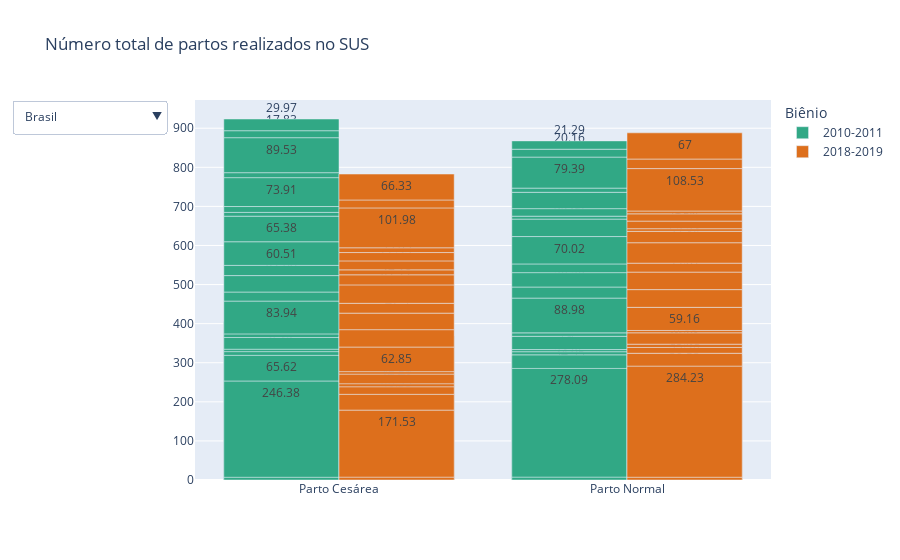

The notebook cell this image was saved under:
### Markdown cell above
### UF

### Code cell
df_critic_uf = critic(
  select_and_group(df_proc_bienio, df_locs, cols_critic, loc='nome_uf'),
  critic_level=2)
fig_critic_uf = fig_count_partos(df_critic_uf)
fig_critic_uf.show()

### Figure 1 — Plotly figure (JSON) as saved in the notebook; plotly's stock layout.template omitted (floating-point values rounded to 4 significant figures)
{"data": [{"marker": {"color": "#31A885"}, "name": "2010-2011", "text": [12.86, 10.17, 91.72, 57.36, 128.7, 85.47, 99.15, 110.0, 31.89, 34.95, 41.51, 19.89, null, null, 6.95, 7.31, 246.4, 278.1, 65.62, 34.81, 9.49, 8, 6.12, 5.5, 30, 33.94, 9.26, 8.79, 83.94, 88.98, 23.16, 28.28, 42.06, 36.84, 26.09, 22.27, 60.51, 70.02, 65.38, 44.64, 9.72, 7.49, 14.99, 19.31, 73.91, 41.82, 12.68, 10.66, 89.53, 79.39, 17.83, 20.16, 29.97, 21.29], "textposition": "auto", "type": "bar", "x": ["Parto Cesárea", "Parto Normal", "Parto Cesárea", "Parto Normal", "Parto Cesárea", "Parto Normal", "Parto Cesárea", "Parto Normal", "Parto Cesárea", "Parto Normal", "Parto Cesárea", "Parto Normal", "Parto Cesárea", "Parto Normal", "Parto Cesárea", "Parto Normal", "Parto Cesárea", "Parto Normal", "Parto Cesárea", "Parto Normal", "Parto Cesárea", "Parto Normal", "Parto Cesárea", "Parto Normal", "Parto Cesárea", "Parto Normal", "Parto Cesárea", "Parto Normal", "Parto Cesárea", "Parto Normal", "Parto Cesárea", "Parto Normal", "Parto Cesárea", "Parto Normal", "Parto Cesárea", "Parto Normal", "Parto Cesárea", "Parto Normal", "Parto Cesárea", "Parto Normal", "Parto Cesárea", "Parto Normal", "Parto Cesárea", "Parto Normal", "Parto Cesárea", "Parto Normal", "Parto Cesárea", "Parto Normal", "Parto Cesárea", "Parto Normal", "Parto Cesárea", "Parto Normal", "Parto Cesárea", "Parto Normal"], "y": [12.86, 10.17, 91.72, 57.36, 128.7, 85.47, 99.15, 110.0, 31.89, 34.95, 41.51, 19.89, null, null, 6.95, 7.31, 246.4, 278.1, 65.62, 34.81, 9.49, 8, 6.12, 5.5, 30, 33.94, 9.26, 8.79, 83.94, 88.98, 23.16, 28.28, 42.06, 36.84, 26.09, 22.27, 60.51, 70.02, 65.38, 44.64, 9.72, 7.49, 14.99, 19.31, 73.91, 41.82, 12.68, 10.66, 89.53, 79.39, 17.83, 20.16, 29.97, 21.29]}, {"marker": {"color": "#DD6F1C"}, "name": "2018-2019", "text": [10.25, 8.62, 51.8, 36.71, 158.5, 95.53, 78.53, 103.9, 33.84, 39.53, 35.23, 33.98, null, null, 7.27, 7.06, 171.5, 284.2, 40.35, 32.95, 19.51, 14.81, 7.72, 8.44, 24.43, 29.08, 6.51, 5.98, 62.85, 59.16, 44.44, 45.36, 42.3, 44.81, 25.16, 22.85, 47.12, 52.34, 25.78, 29.09, 12.68, 6.81, 22.93, 19.41, 21.37, 18.58, 12.16, 7.25, 102.0, 108.5, 20.35, 24.43, 66.33, 67], "textposition": "auto", "type": "bar", "x": ["Parto Cesárea", "Parto Normal", "Parto Cesárea", "Parto Normal", "Parto Cesárea", "Parto Normal", "Parto Cesárea", "Parto Normal", "Parto Cesárea", "Parto Normal", "Parto Cesárea", "Parto Normal", "Parto Cesárea", "Parto Normal", "Parto Cesárea", "Parto Normal", "Parto Cesárea", "Parto Normal", "Parto Cesárea", "Parto Normal", "Parto Cesárea", "Parto Normal", "Parto Cesárea", "Parto Normal", "Parto Cesárea", "Parto Normal", "Parto Cesárea", "Parto Normal", "Parto Cesárea", "Parto Normal", "Parto Cesárea", "Parto Normal", "Parto Cesárea", "Parto Normal", "Parto Cesárea", "Parto Normal", "Parto Cesárea", "Parto Normal", "Parto Cesárea", "Parto Normal", "Parto Cesárea", "Parto Normal", "Parto Cesárea", "Parto Normal", "Parto Cesárea", "Parto Normal", "Parto Cesárea", "Parto Normal", "Parto Cesárea", "Parto Normal", "Parto Cesárea", "Parto Normal", "Parto Cesárea", "Parto Normal"], "y": [10.25, 8.62, 51.8, 36.71, 158.5, 95.53, 78.53, 103.9, 33.84, 39.53, 35.23, 33.98, null, null, 7.27, 7.06, 171.5, 284.2, 40.35, 32.95, 19.51, 14.81, 7.72, 8.44, 24.43, 29.08, 6.51, 5.98, 62.85, 59.16, 44.44, 45.36, 42.3, 44.81, 25.16, 22.85, 47.12, 52.34, 25.78, 29.09, 12.68, 6.81, 22.93, 19.41, 21.37, 18.58, 12.16, 7.25, 102.0, 108.5, 20.35, 24.43, 66.33, 67]}], "layout": {"legend": {"title": {"text": "Biênio"}}, "title": {"text": "Número total de partos realizados no SUS"}, "updatemenus": [{"buttons": [{"args": [{"y": [[12.86, 10.17, 91.72, 57.36, 128.7, 85.47, 99.15, 110.0, 31.89, 34.95, 41.51, 19.89, null, null, 6.95, 7.31, 246.4, 278.1, 65.62, 34.81, 9.49, 8, 6.12, 5.5, 30, 33.94, 9.26, 8.79, 83.94, 88.98, 23.16, 28.28, 42.06, 36.84, 26.09, 22.27, 60.51, 70.02, 65.38, 44.64, 9.72, 7.49, 14.99, 19.31, 73.91, 41.82, 12.68, 10.66, 89.53, 79.39, 17.83, 20.16, 29.97, 21.29], [10.25, 8.62, 51.8, 36.71, 158.5, 95.53, 78.53, 103.9, 33.84, 39.53, 35.23, 33.98, null, null, 7.27, 7.06, 171.5, 284.2, 40.35, 32.95, 19.51, 14.81, 7.72, 8.44, 24.43, 29.08, 6.51, 5.98, 62.85, 59.16, 44.44, 45.36, 42.3, 44.81, 25.16, 22.85, 47.12, 52.34, 25.78, 29.09, 12.68, 6.81, 22.93, 19.41, 21.37, 18.58, 12.16, 7.25, 102.0, 108.5, 20.35, 24.43, 66.33, 67]]}], "label": "Brasil", "method": "update"}, {"args": [{"y": [[12.86, 10.17], [10.25, 8.62]]}], "label": "Acre", "method": "update"}, {"args": [{"y": [[91.72, 57.36], [51.8, 36.71]]}], "label": "Alagoas", "method": "update"}, {"args": [{"y": [[128.7, 85.47], [158.5, 95.53]]}], "label": "Amapá", "method": "update"}, {"args": [{"y": [[99.15, 110.0], [78.53, 103.9]]}], "label": "Amazonas", "method": "update"}, {"args": [{"y": [[31.89, 34.95], [33.84, 39.53]]}], "label": "Bahia", "method": "update"}, {"args": [{"y": [[41.51, 19.89], [35.23, 33.98]]}], "label": "Ceará", "method": "update"}, {"args": [{"y": [[null, null], [null, null]]}], "label": "Distrito Federal", "method": "update"}, {"args": [{"y": [[6.95, 7.31], [7.27, 7.06]]}], "label": "Espírito Santo", "method": "update"}, {"args": [{"y": [[246.4, 278.1], [171.5, 284.2]]}], "label": "Goiás", "method": "update"}, {"args": [{"y": [[65.62, 34.81], [40.35, 32.95]]}], "label": "Maranhão", "method": "update"}, {"args": [{"y": [[9.49, 8], [19.51, 14.81]]}], "label": "Mato Grosso", "method": "update"}, {"args": [{"y": [[6.12, 5.5], [7.72, 8.44]]}], "label": "Mato Grosso do Sul", "method": "update"}, {"args": [{"y": [[30, 33.94], [24.43, 29.08]]}], "label": "Minas Gerais", "method": "update"}, {"args": [{"y": [[9.26, 8.79], [6.51, 5.98]]}], "label": "Paraná", "method": "update"}, {"args": [{"y": [[83.94, 88.98], [62.85, 59.16]]}], "label": "Paraíba", "method": "update"}, {"args": [{"y": [[23.16, 28.28], [44.44, 45.36]]}], "label": "Pará", "method": "update"}, {"args": [{"y": [[42.06, 36.84], [42.3, 44.81]]}], "label": "Pernambuco", "method": "update"}, {"args": [{"y": [[26.09, 22.27], [25.16, 22.85]]}], "label": "Piauí", "method": "update"}, {"args": [{"y": [[60.51, 70.02], [47.12, 52.34]]}], "label": "Rio Grande do Norte", "method": "update"}, {"args": [{"y": [[65.38, 44.64], [25.78, 29.09]]}], "label": "Rio Grande do Sul", "method": "update"}, {"args": [{"y": [[9.72, 7.49], [12.68, 6.81]]}], "label": "Rio de Janeiro", "method": "update"}, {"args": [{"y": [[14.99, 19.31], [22.93, 19.41]]}], "label": "Rondônia", "method": "update"}, {"args": [{"y": [[73.91, 41.82], [21.37, 18.58]]}], "label": "Roraima", "method": "update"}, {"args": [{"y": [[12.68, 10.66], [12.16, 7.25]]}], "label": "Santa Catarina", "method": "update"}, {"args": [{"y": [[89.53, 79.39], [102.0, 108.5]]}], "label": "Sergipe", "method": "update"}, {"args": [{"y": [[17.83, 20.16], [20.35, 24.43]]}], "label": "São Paulo", "method": "update"}, {"args": [{"y": [[29.97, 21.29], [66.33, 67]]}], "label": "Tocantins", "method": "update"}], "direction": "down", "showactive": true}]}}
